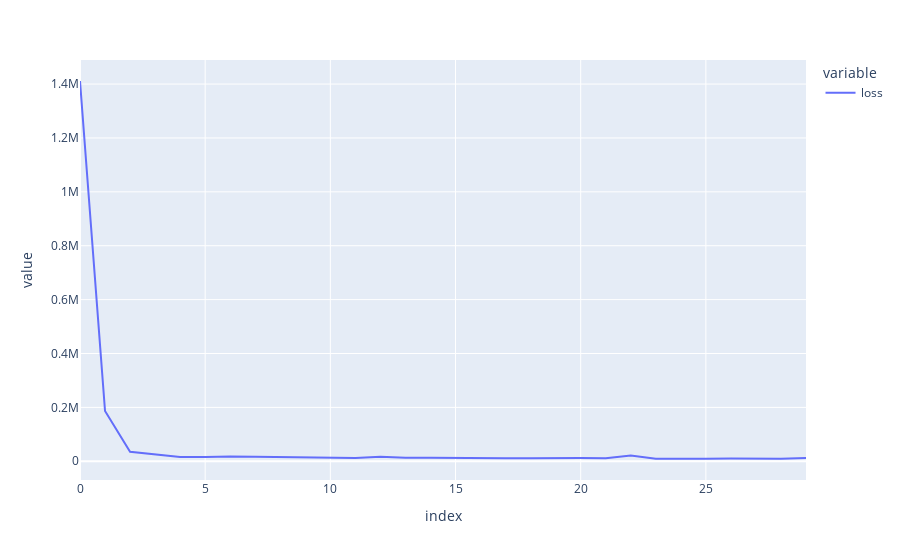

The cell this chart's notebook holds for it:
### Code cell
hist_df = pd.DataFrame(history.history)
px.line(hist_df, y=['loss'])

### Figure 1 — Plotly figure (JSON) as saved in the notebook; plotly's stock layout.template omitted (floating-point values rounded to 4 significant figures)
{"data": [{"hovertemplate": "variable=loss<br>index=%{x}<br>value=%{y}<extra></extra>", "legendgroup": "loss", "line": {"color": "#636efa", "dash": "solid"}, "marker": {"symbol": "circle"}, "mode": "lines", "name": "loss", "orientation": "v", "showlegend": true, "type": "scatter", "x": [0, 1, 2, 3, 4, 5, 6, 7, 8, 9, 10, 11, 12, 13, 14, 15, 16, 17, 18, 19, 20, 21, 22, 23, 24, 25, 26, 27, 28, 29], "xaxis": "x", "y": [1411000.0, 186900.0, 35180.0, 24970.0, 16080.0, 15800.0, 17540.0, 16480.0, 15700.0, 15600.0, 12760.0, 12280.0, 16600.0, 12790.0, 13500.0, 12470.0, 9774.0, 11310.0, 11060.0, 10230.0, 11690.0, 11480.0, 21660.0, 9016.0, 8423.0, 9647.0, 10160.0, 9493.0, 9172.0, 11880.0], "yaxis": "y"}], "layout": {"legend": {"title": {"text": "variable"}, "tracegroupgap": 0}, "margin": {"t": 60}, "xaxis": {"anchor": "y", "domain": [0, 1], "title": {"text": "index"}}, "yaxis": {"anchor": "x", "domain": [0, 1], "title": {"text": "value"}}}}
